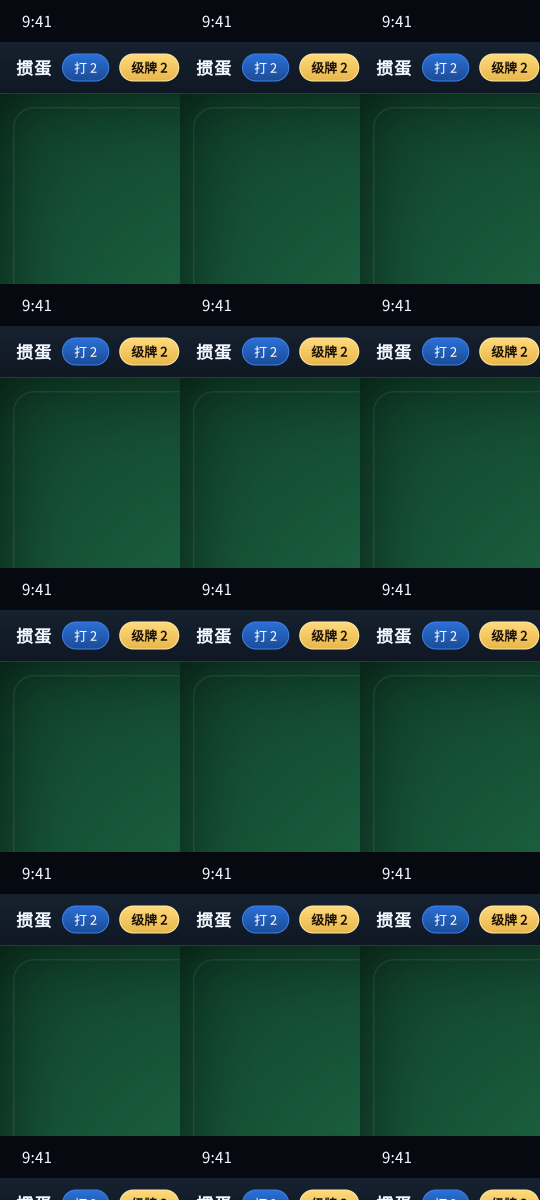
#> input picture proto/shots_整机效果图_v1.png, 2160 x 4800 px (shown at 1/4 size)
$ python onboard_geometry.py '../proto/shots_整机效果图_v1.png'
#> lines starting #> are read from the running program, lines starting #| are printed output that depends on the picture; after the words box and inside, x2 and y2 are one past the last pixel; in counts of white or black regions, pixels touching at a corner belong together
#!/usr/bin/env python3
"""新游戏接入: 几何扫描器 — 给一张云手机截图, 输出标定报告(行剖面/色块/候选按钮行)。

用途: 接入一款新游戏时, 先跑本工具得到"手牌带/按钮行/配色"的初值, 再人工确认。
用法: python3 tools/onboard_geometry.py [截图路径]   # 不给路径则现场 adb 截屏
"""
from __future__ import annotations

import subprocess
import sys
from collections import Counter

import cv2
import numpy as np


def grab() -> np.ndarray:
    raw = subprocess.run(["adb", "-s", "127.0.0.1:5555", "exec-out", "screencap", "-p"],
                         capture_output=True).stdout
    return cv2.imdecode(np.frombuffer(raw, np.uint8), cv2.IMREAD_COLOR)


def main() -> int:
    if len(sys.argv) > 1:
        img = cv2.imread(sys.argv[1])
#> img is the input picture: shape (4800, 2160, 3); mean B, G, R 47.8, 61.3, 25.5
    else:
        img = grab()
    if img is None:
        print("无法获取截图")
        return 1
    h, w = img.shape[:2]
#> h = 4800; w = 2160
    cv2.imwrite("/tmp/onboard_frame.png", img)
    print(f"■ 截图 {w}x{h} (已存 /tmp/onboard_frame.png)")
#> (printed output is left out)
    b, g, r = img[:, :, 0].astype(int), img[:, :, 1].astype(int), img[:, :, 2].astype(int)
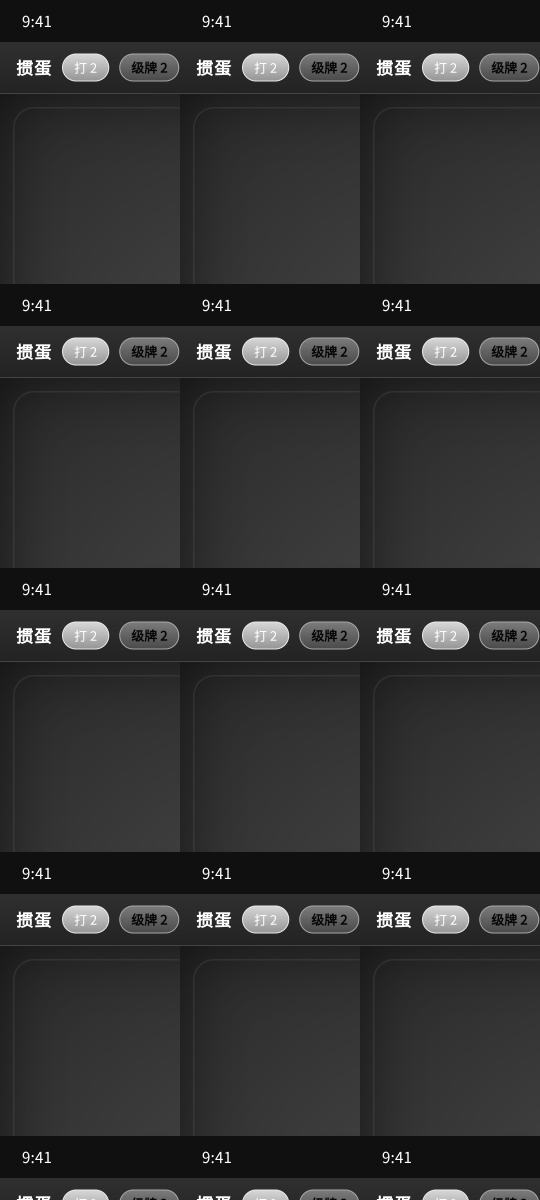
#> b: shape (4800, 2160) int64 (shown at 1/4 size); min 6, max 255, mean 47.8
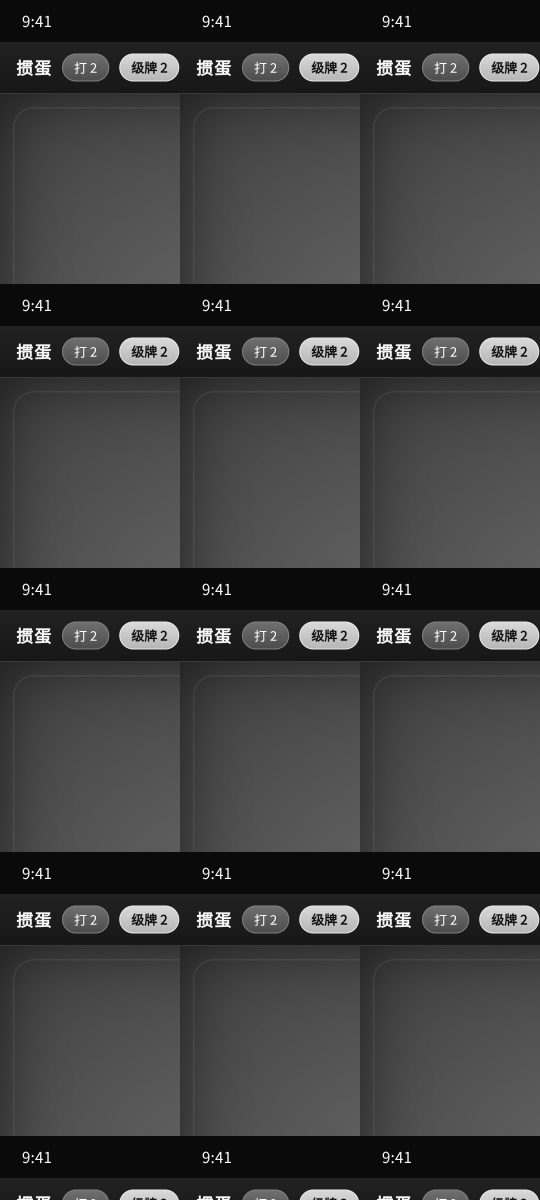
#> g: shape (4800, 2160) int64 (shown at 1/4 size); min 10, max 255, mean 61.3
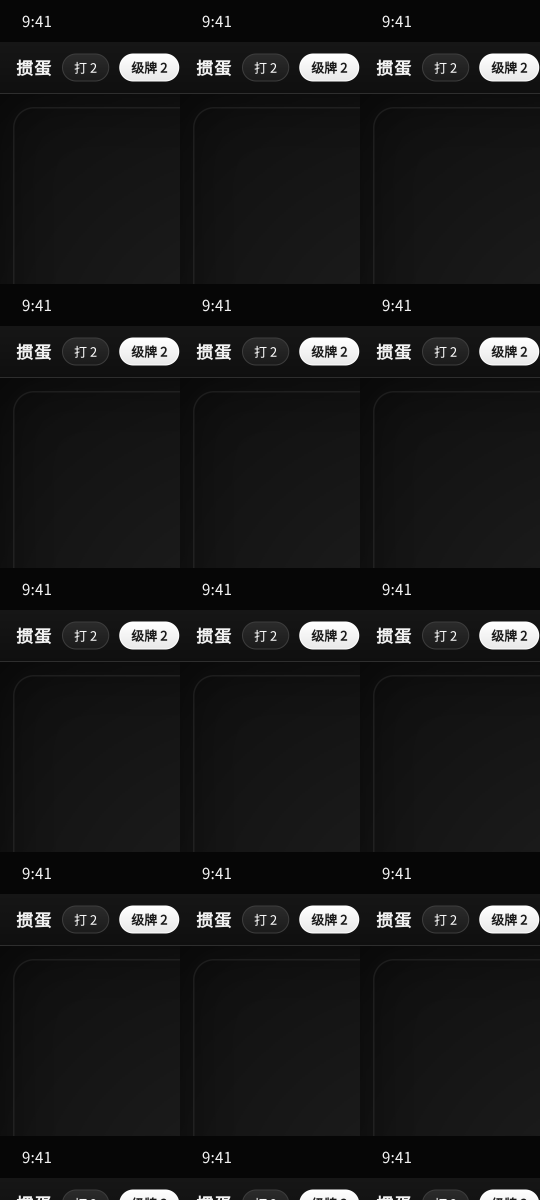
#> r: shape (4800, 2160) int64 (shown at 1/4 size); min 6, max 255, mean 25.5
    white = (b > 200) & (g > 200) & (r > 200)
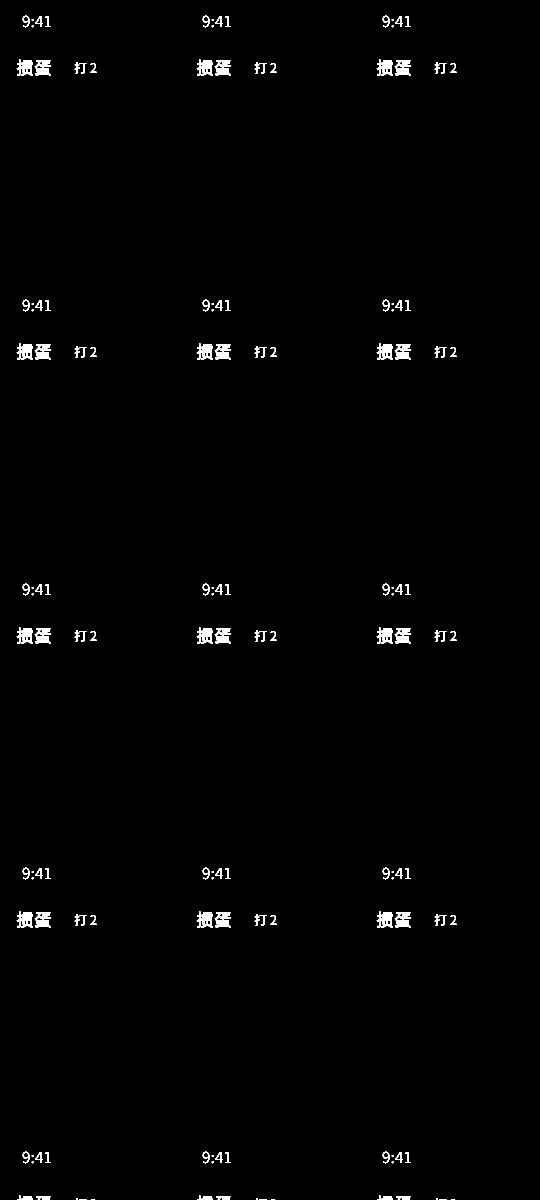
#> white: shape (4800, 2160) bool (shown at 1/4 size); 0.9% white; 150 white regions, largest, box (x1, y1, x2, y2) and area: (67, 239, 132, 304) 2454, (787, 239, 852, 304) 2454, (1507, 239, 1572, 304) 2454

    print("\n■ 行剖面(每 40px): 白像素 / 主色")
    for y in range(0, h, 40):
        seg = img[y:y + 40]
        wp = int(white[y:y + 40].sum())
        mean = seg.reshape(-1, 3).mean(axis=0).round(0)
        bar = "#" * min(50, wp // 800)
        print(f"  y{y:4d}-{y+40:4d}: 白{wp:6d} 均值BGR{mean} {bar}")
#> this loop made 120 passes
#> (wp, mean, bar) on passes 1 to 12: (0, [16, 10, 6], ''), (1347, [20, 14, 10], '#'), (2556, [24, 18, 14], '###'), (0, [16, 10, 6], ''), (0, [40, 28, 18], ''), (21, [80, 74, 65], ''), (11505, [120, 119, 113], '##############'), (5724, [96, 100, 97], '#######'), (0, [44, 33, 25], ''), (0, [37, 42, 16], ''), (0, [37, 55, 15], ''), (0, [38, 58, 15], '')
#|   y   0-  40: 白     0 均值BGR[16. 10.  6.]
#|   y  40-  80: 白  1347 均值BGR[20. 14. 10.] #
#|   y  80- 120: 白  2556 均值BGR[24. 18. 14.] ###
#|   y 120- 160: 白     0 均值BGR[16. 10.  6.]
#|   y 160- 200: 白     0 均值BGR[40. 28. 18.]
#|   y 200- 240: 白    21 均值BGR[80. 74. 65.]
#|   y 240- 280: 白 11505 均值BGR[120. 119. 113.] ##############
#|   y 280- 320: 白  5724 均值BGR[ 96. 100.  97.] #######
#> (further printed lines are left out)

    print("\n■ 主要颜色(整图量化, 前 8)")
    q = (img // 32 * 32).reshape(-1, 3)
    for c, n in Counter(map(tuple, q)).most_common(8):
        pct = 100 * n / (w * h)
        print(f"  BGR{c} {pct:5.1f}%")
#> this loop made 8 passes
#> (c, n, pct) on passes 1 to 8: ((32, 64, 0), 4880376, 47.07), ((0, 0, 0), 1822725, 17.58), ((32, 32, 0), 1783626, 17.2), ((32, 0, 0), 986766, 9.52), ((0, 32, 0), 180876, 1.74), ((96, 192, 224), 139605, 1.35), ((224, 224, 224), 87462, 0.844), ((192, 96, 32), 81831, 0.789)
#|   BGR(32, 64, 0)  47.1%
#|   BGR(0, 0, 0)  17.6%
#|   BGR(32, 32, 0)  17.2%
#|   BGR(32, 0, 0)   9.5%
#|   BGR(0, 32, 0)   1.7%
#|   BGR(96, 192, 224)   1.3%
#|   BGR(224, 224, 224)   0.8%
#|   BGR(192, 96, 32)   0.8%

    print("\n■ 候选'按钮行'(横向成排的纯色块): 用阈值找 5 类常见按钮色")
    for name, bgr, tol in [("灰(禁用/不出)", (0x61, 0x61, 0x61), 30), ("绿(确认/出牌)", (0x38, 0x8E, 0x3C), 35),
                           ("蓝(提示/次要)", (0x19, 0x76, 0xD2), 35), ("红(危险/3分)", (0xD3, 0x2F, 0x2F), 35),
                           ("金(开始/主钮)", (0x20, 0x9A, 0xC0), 40)]:
        lower = np.array([max(0, c - tol) for c in bgr], np.uint8)
        upper = np.array([min(255, c + tol) for c in bgr], np.uint8)
        mask = cv2.inRange(img, lower, upper)
        n, lab, stats, cent = cv2.connectedComponentsWithStats(mask, 8)
        hits = [(int(stats[i][4]), tuple(stats[i][:4])) for i in range(1, n) if stats[i][4] > 3000]
        if hits:
            hits.sort(reverse=True)
            print(f"  {name}: " + "; ".join(f"area={a} box={box}" for a, box in hits[:3]))
#> this loop made 5 passes
#> (lower, upper, n) on passes 1 to 5: ([67, 67, 67], [127, 127, 127], 2767), ([21, 107, 25], [91, 177, 95], 1), ([0, 83, 175], [60, 153, 245], 1), ([176, 12, 12], [246, 82, 82], 1), ([0, 114, 152], [72, 194, 232], 1057)
#> pass 1, in main, `mask = cv2.inRange(img, lower, upper)`:
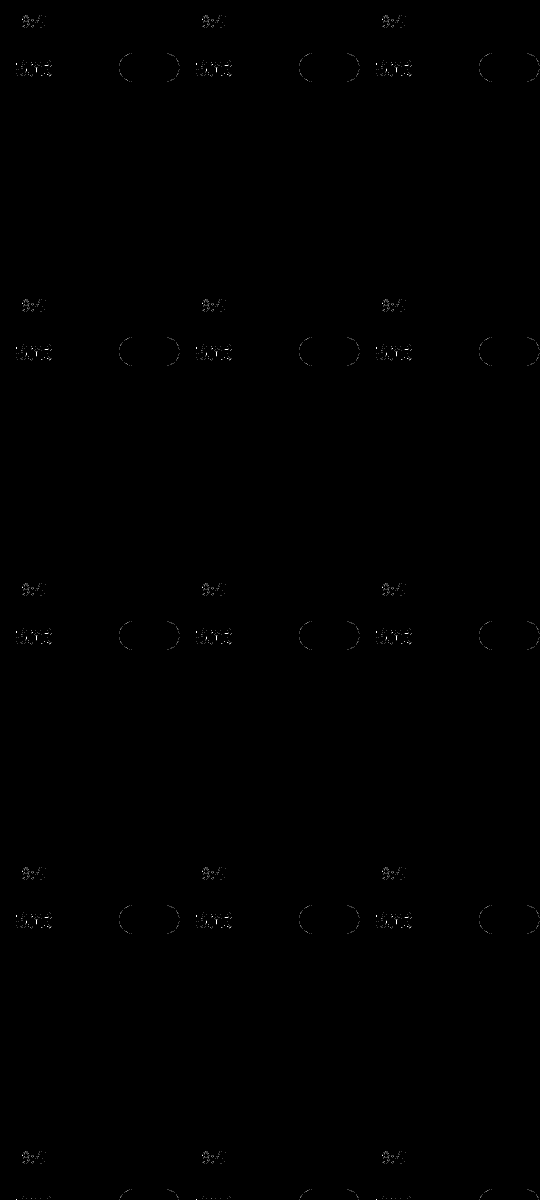
#> mask: shape (4800, 2160) (shown at 1/4 size); 0.04% white in thin lines or dots
#> after the loop:
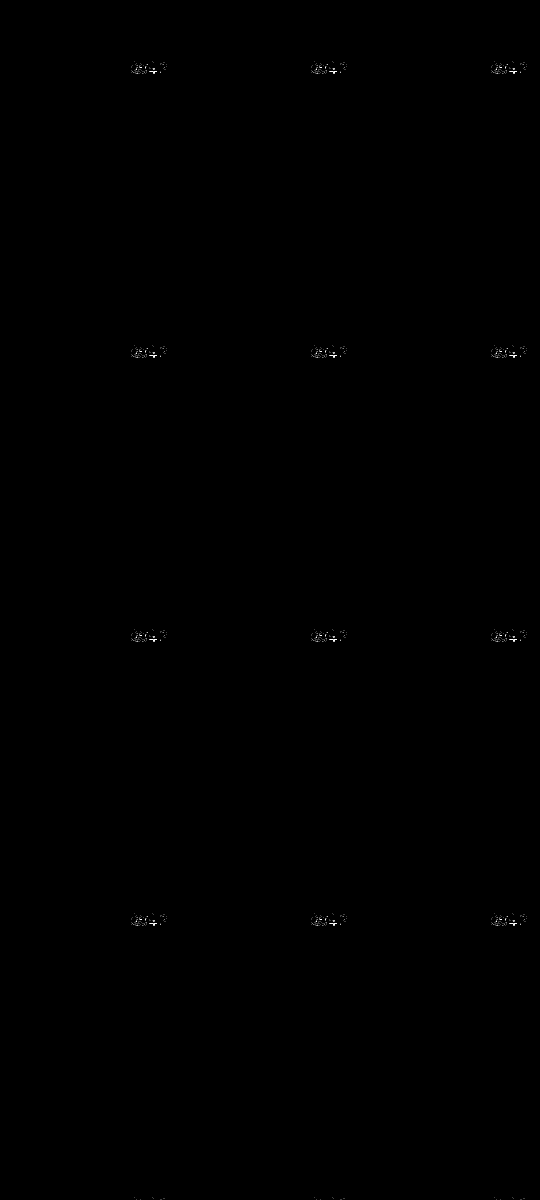
#> mask: shape (4800, 2160) (shown at 1/4 size); 0.02% white in thin lines or dots, all inside (x1, y1, x2, y2) = (526, 246, 2107, 4800)

    print("\n■ 提示: 手牌带通常是某个 120-180px 高的白像素密集横条; 按钮行在其下方 60-200px。")
    return 0


if __name__ == "__main__":
    raise SystemExit(main())
#> (the program exits here)
